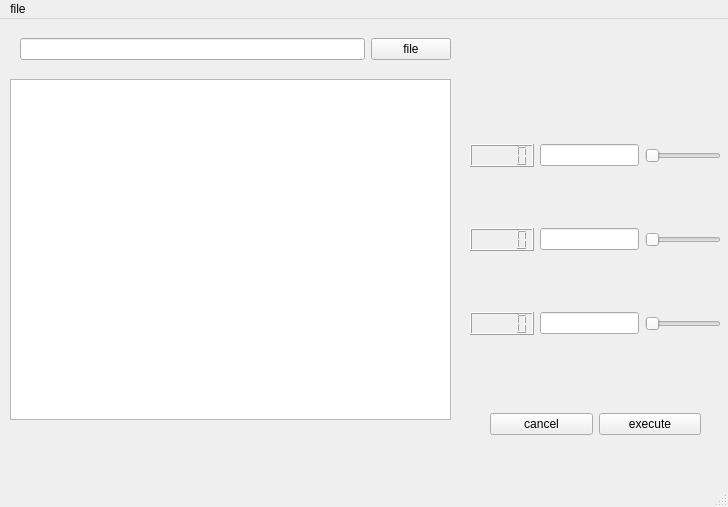
<?xml version="1.0" encoding="UTF-8"?>
<ui version="4.0">
 <class>MainWindow</class>
 <widget class="QMainWindow" name="MainWindow">
  <property name="geometry">
   <rect>
    <x>0</x>
    <y>0</y>
    <width>728</width>
    <height>507</height>
   </rect>
  </property>
  <property name="windowTitle">
   <string>MainWindow</string>
  </property>
  <widget class="QWidget" name="centralwidget">
   <widget class="QGraphicsView" name="graphicsView">
    <property name="geometry">
     <rect>
      <x>10</x>
      <y>60</y>
      <width>441</width>
      <height>341</height>
     </rect>
    </property>
   </widget>
   <widget class="QWidget" name="gridLayoutWidget">
    <property name="geometry">
     <rect>
      <x>470</x>
      <y>70</y>
      <width>251</width>
      <height>301</height>
     </rect>
    </property>
    <layout class="QGridLayout" name="gridLayout">
     <item row="0" column="0">
      <widget class="QLCDNumber" name="threshold1_lcd"/>
     </item>
     <item row="2" column="0">
      <widget class="QLCDNumber" name="size_lcd"/>
     </item>
     <item row="0" column="1">
      <widget class="QLineEdit" name="threshold1_edit"/>
     </item>
     <item row="1" column="0">
      <widget class="QLCDNumber" name="threshold2_lcd"/>
     </item>
     <item row="2" column="1">
      <widget class="QLineEdit" name="size_edit"/>
     </item>
     <item row="2" column="2">
      <widget class="QSlider" name="sise_slider">
       <property name="orientation">
        <enum>Qt::Horizontal</enum>
       </property>
      </widget>
     </item>
     <item row="1" column="1">
      <widget class="QLineEdit" name="threshold2_edit"/>
     </item>
     <item row="1" column="2">
      <widget class="QSlider" name="threshold2_slider">
       <property name="orientation">
        <enum>Qt::Horizontal</enum>
       </property>
      </widget>
     </item>
     <item row="0" column="2">
      <widget class="QSlider" name="threshold1_slider">
       <property name="orientation">
        <enum>Qt::Horizontal</enum>
       </property>
      </widget>
     </item>
    </layout>
   </widget>
   <widget class="QWidget" name="horizontalLayoutWidget">
    <property name="geometry">
     <rect>
      <x>20</x>
      <y>10</y>
      <width>431</width>
      <height>41</height>
     </rect>
    </property>
    <layout class="QHBoxLayout" name="horizontalLayout">
     <item>
      <widget class="QLineEdit" name="file_edit"/>
     </item>
     <item>
      <widget class="QPushButton" name="file_button">
       <property name="text">
        <string>file</string>
       </property>
      </widget>
     </item>
    </layout>
   </widget>
   <widget class="QWidget" name="horizontalLayoutWidget_2">
    <property name="geometry">
     <rect>
      <x>490</x>
      <y>390</y>
      <width>211</width>
      <height>31</height>
     </rect>
    </property>
    <layout class="QHBoxLayout" name="horizontalLayout_2">
     <item>
      <widget class="QPushButton" name="cancel_button">
       <property name="text">
        <string>cancel</string>
       </property>
      </widget>
     </item>
     <item>
      <widget class="QPushButton" name="exec_button">
       <property name="text">
        <string>execute</string>
       </property>
      </widget>
     </item>
    </layout>
   </widget>
  </widget>
  <widget class="QMenuBar" name="menubar">
   <property name="geometry">
    <rect>
     <x>0</x>
     <y>0</y>
     <width>728</width>
     <height>27</height>
    </rect>
   </property>
   <widget class="QMenu" name="menuFile">
    <property name="title">
     <string>file</string>
    </property>
    <addaction name="actionQuit"/>
   </widget>
   <addaction name="menuFile"/>
  </widget>
  <widget class="QStatusBar" name="statusbar"/>
  <action name="actionQuit">
   <property name="text">
    <string>Quit</string>
   </property>
  </action>
 </widget>
 <resources/>
 <connections/>
</ui>
